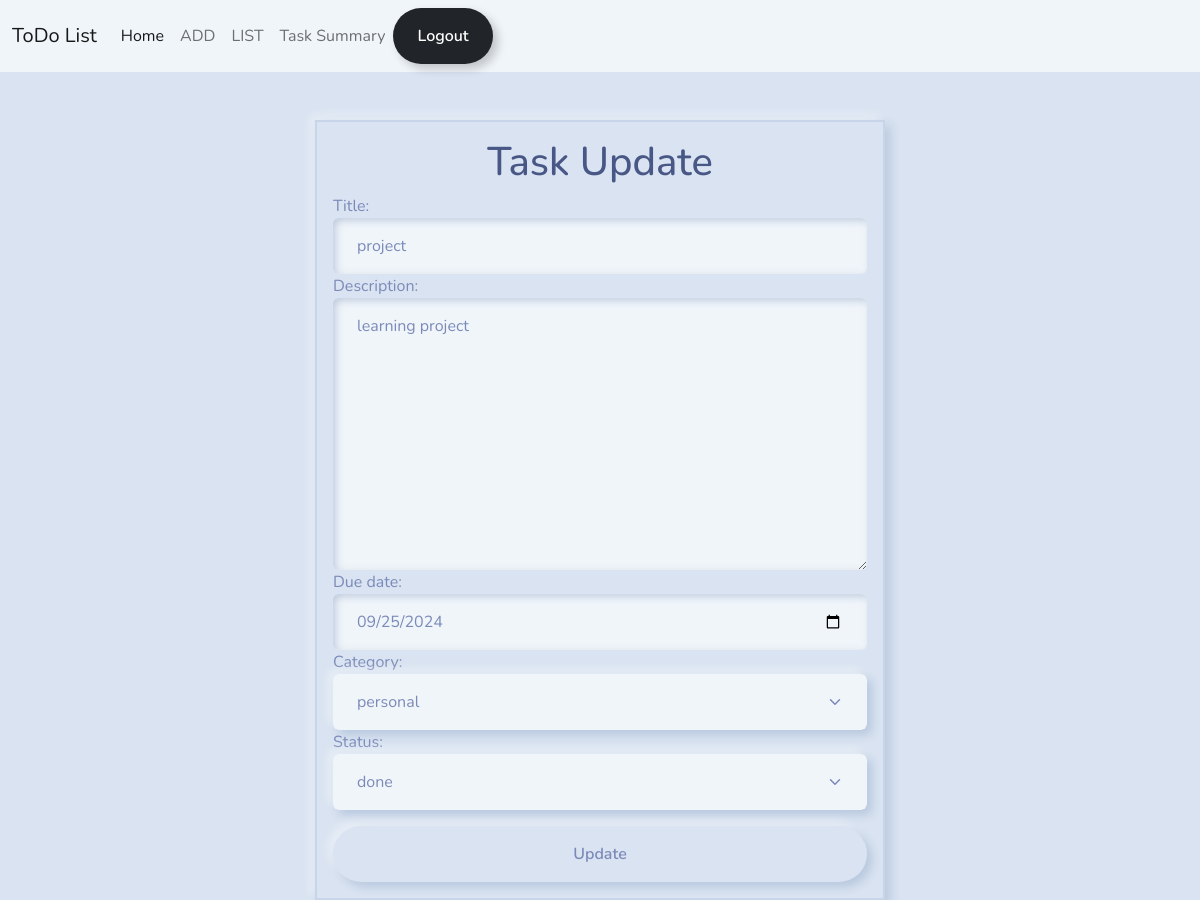
The page /tasks/1/change/ (signed in) on the database as committed earlier.
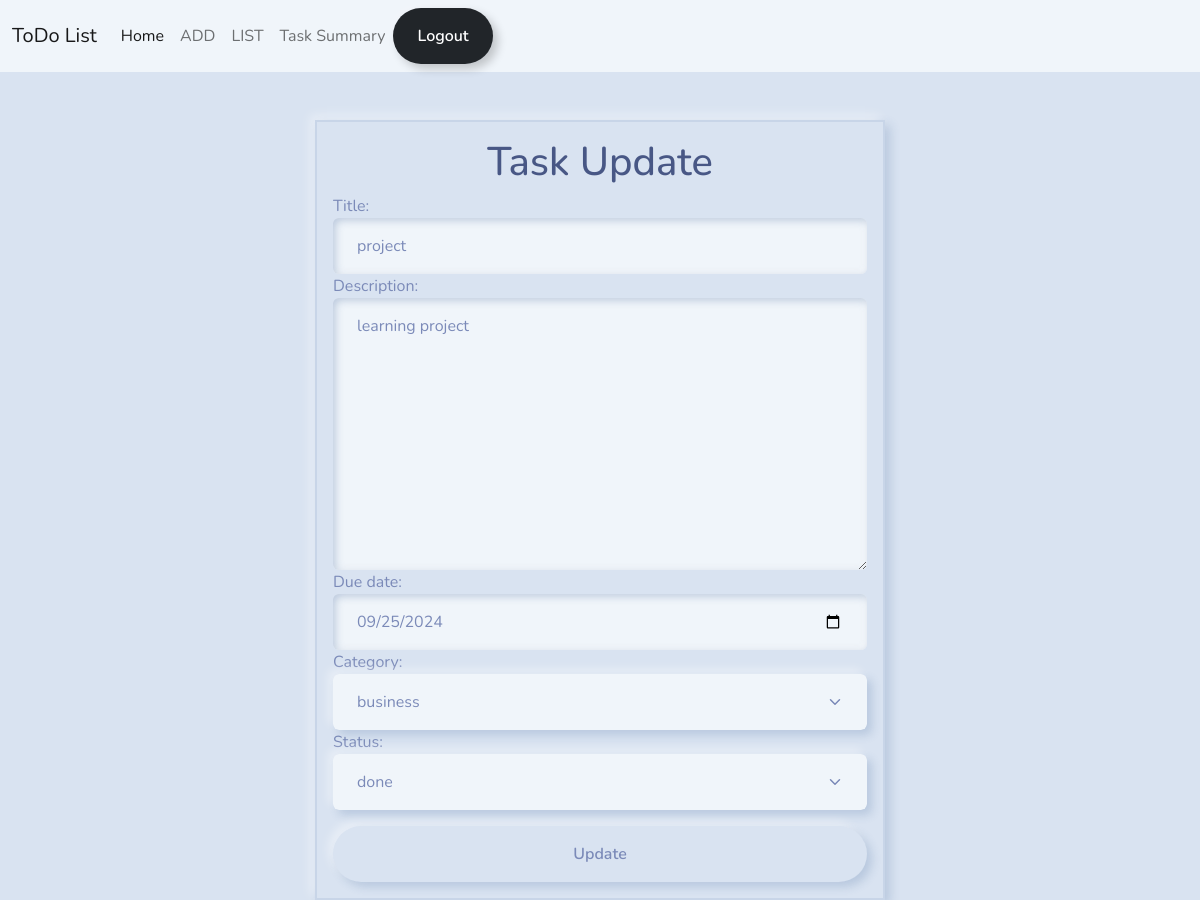
The same page on the database as committed later.
### notes/models.py (models this page shows, shortened)
class Task(models.Model):
     title=models.CharField(max_length=200)
     description=models.TextField()
     created_date=models.DateTimeField(auto_now_add=True)
     due_date=models.DateTimeField(null=True)
     category_choices=(
        ("personal","personal"),
        ("business","business")
    )
     category=models.CharField(max_length=200,choices=category_choices,default="personal")
     status_choices=(
        ("pending","pending"),
        ("in-progress","in-progress"),
        ("done","done")
    )
     status=models.CharField(max_length=200,choices=status_choices,default="pending")
     updated_date=models.DateTimeField(auto_now=True)
     user=models.ForeignKey(User,on_delete=models.CASCADE)

### notes/views.py (the view, shortened to what this page needs)
# urls.py: path('tasks/<int:pk>/change/',views.TaskUpdateView.as_view(),name='task-update'),
@method_decorator(decs,name='dispatch')
class TaskUpdateView(View):
    def get(self,request,*args,**kwargs):
        id=kwargs.get("pk")
        task_obj=Task.objects.get(id=id)
        form_instance=TaskForm(instance=task_obj)
        form_instance.fields['status']=forms.ChoiceField(choices=Task.status_choices,widget=forms.Select(attrs={'class':'form-control form-select'}),initial=task_obj.status)
        return render(request,'taskedit.html',{'form':form_instance})

### notes/forms.py
class TaskForm(forms.ModelForm):
    class Meta:
        model=Task
        exclude=("created_date","status",'updated_date','user')
        widgets={
            "title":forms.TextInput(attrs={'class':'form-control'}),
            "description":forms.Textarea(attrs={'class':'form-control'}),
            "due_date":forms.DateInput(attrs={'class':'form-control',"type":"date"}),
            "category":forms.Select(attrs={'class':'form-control form-select'}),
        }

### notes/templates/taskedit.html (shortened to what this page needs)
{%extends 'base.html'%}
{%block main_block%}
<div class="container mt-5">
    <div class="row">
        <div class="col-3"></div>
        <div class="col-6 shadow border border-2 p-3">
            <form action="" method="post">
                <h1 class="text-center">Task Update</h1>
                {{form}}
                <button type="submit" class="btn form-control btn-secondary mt-3">Update</button>
            </form>
        </div>
        <div class="col-3"></div>
    </div>
</div>
{%endblock%}

Rows that differ between the two databases and show on the page:
changed Task "project": category "personal" → "business"
